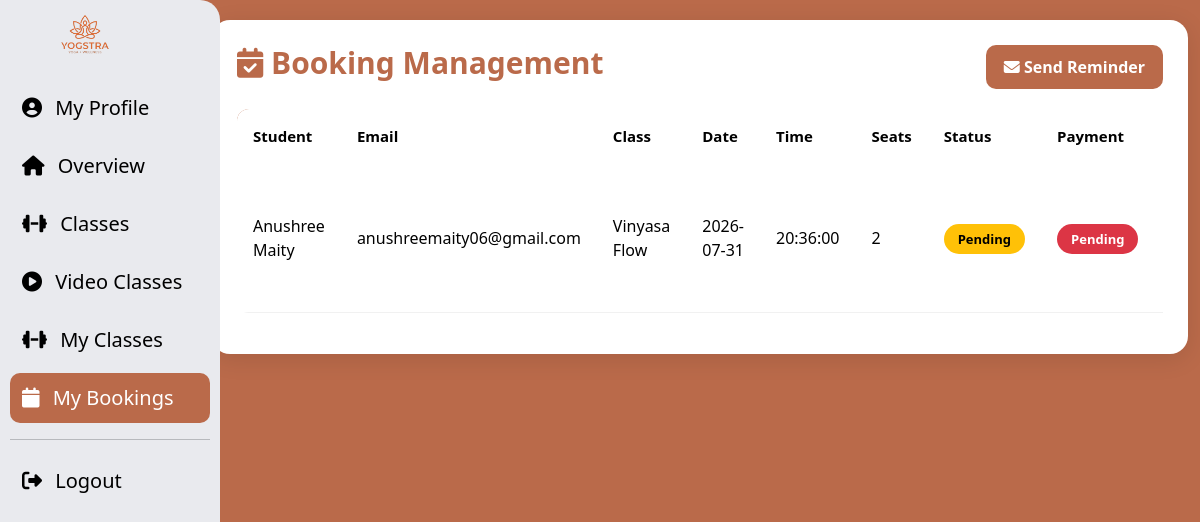
Page /user_panel/mybooking_user.php on the committed database.
### tables this page shows
CREATE TABLE `booking` (
  `id` int(255) NOT NULL,
  `user_id` int(100) NOT NULL,
  `class_id` int(100) NOT NULL,
  `date` date NOT NULL,
  `time` time NOT NULL,
  `seats` int(10) NOT NULL,
  `status` varchar(50) NOT NULL,
  `payment_status` varchar(50) NOT NULL,
  `total_price` int(11) NOT NULL
);

CREATE TABLE `users` (
  `id` int(30) NOT NULL,
  `name` varchar(255) NOT NULL,
  `email` varchar(255) NOT NULL,
  `password` varchar(255) NOT NULL,
  `gender` varchar(255) NOT NULL,
  `role` varchar(20) NOT NULL,
  `qualification` varchar(255) NOT NULL,
  `ph_no` varchar(15) NOT NULL,
  `address` varchar(255) NOT NULL,
  `image` varchar(255) NOT NULL,
  `otp` int(11) DEFAULT NULL,
  `is_verified` tinyint(1) DEFAULT 0
);

CREATE TABLE `classes` (
  `id` int(11) NOT NULL,
  `name` varchar(100) NOT NULL,
  `instructor` varchar(100) NOT NULL,
  `level` varchar(50) NOT NULL,
  `duration` int(11) NOT NULL,
  `price` decimal(10,2) NOT NULL,
  `schedule_date` date NOT NULL,
  `start_time` time DEFAULT NULL,
  `end_time` time DEFAULT NULL,
  `description` text NOT NULL,
  `benefits` text DEFAULT NULL,
  `status` varchar(50) NOT NULL DEFAULT 'Active',
  `created_by` int(11) DEFAULT NULL
);

### admin/booking_function.php (called while the page is built, shortened)
<?php
global $conn;
function all_details($table){
    global $conn;
    if($table == 'booking'){
        $sql = "SELECT booking.*, users.name, users.email, classes.name AS class_name FROM booking
        JOIN users ON booking.user_id = users.id
        JOIN classes ON booking.class_id = classes.id
        ORDER BY booking.id DESC";
    }else{
        $sql = "SELECT * FROM {$table} ORDER BY id DESC";
    }
    $run = mysqli_query($conn,$sql);
    if($run){
        if(mysqli_num_rows($run) > 0){
            return mysqli_fetch_all($run,MYSQLI_ASSOC);
        }else{
            return false;
        }
    }else{
        return false;
    }
}
?>

### user_panel/mybooking_user.php (the view, shortened to what this page needs)
<?php
include('../admin/booking_function.php');
?>
<!DOCTYPE html>
<html lang="en">
<head>
  <link rel="stylesheet" href="../assets/bootstrap/css/bootstrap.min.css">
  <link rel="stylesheet" href="https://cdnjs.cloudflare.com/ajax/libs/font-awesome/6.5.1/css/all.min.css" />
</head>
<body style="background-color:#ba6a4a;">
  <div class="container-fluid">
    <div class="row">
      <div class="col-md-2 " >
        <?php include('sidebar.php'); ?>
      </div>
      <div class="col-md-10">
        <div class="main-box">
          <div class="d-flex justify-content-between align-items-center flex-wrap">
            <h2 class="page-title">
              <i class="fa fa-calendar-check"></i> Booking Management
            </h2>
            <button class="reminder-btn">
              <i class="fa fa-envelope"></i> Send Reminder
            </button>
          </div>
          <?php $data = all_details('booking'); ?>
          <div class="table-responsive">
            <table class="table table-hover align-middle">
              <thead>
                <tr>
                  <th>Student</th>
                  <th>Email</th>
                  <th>Class</th>
                  <th>Date</th>
                  <th>Time</th>
                  <th>Seats</th>
                  <th>Status</th>
                  <th>Payment</th>
                  <th width="220">Action</th>
                </tr>
              </thead>
              <tbody>
                <?php if (!empty($data)) {
                  foreach ($data as $row) { ?>
                    <tr>
                      <td><?php echo $row['name']; ?></td>
                      <td><?php echo $row['email']; ?></td>
                      <td><?php echo $row['class_name']; ?></td>
                      <td><?php echo $row['date']; ?></td>
                      <td><?php echo $row['time']; ?></td>
                      <td><?php echo $row['seats']; ?></td>
                      <td>
                        <?php
                        if ($row['status'] == 'Confirmed') {
                          echo "<span class='status-confirmed'>Confirmed</span>";
                        } else {
                          echo "<span class='status-pending'>Pending</span>";
                        }
                        ?>
                      </td>
                      <td>
                        <?php
                        if ($row['payment_status'] == 'Paid') {
                          echo "<span class='payment-paid'>Paid</span>";
                        } else {
                          echo "<span class='payment-pending'>Pending</span>";
                        }
                        ?>
                      </td>
                      <td>
                      </td>
                    </tr>
                <?php }
                } ?>
              </tbody>
            </table>
          </div>
        </div>
      </div>
    </div>
  </div>
</body>
</html>

### user_panel/mybooking_user.php (style rules this page uses)
.main-box { background: white; border-radius: 18px; padding: 25px; box-shadow: 0 5px 25px rgba(0, 0, 0, 0.1); margin-top: 20px; }
.page-title { font-size: 30px; font-weight: bold; color: #ba6a4a; }
.reminder-btn { background: #ba6a4a; color: white; border: none; padding: 10px 18px; border-radius: 10px; transition: 0.3s; text-decoration: none; font-weight: 600; }
.table { margin-top: 20px; overflow: hidden; border-radius: 12px; }
.table thead { background: #ba6a4a; color: white; }
.table thead th { padding: 16px; border: none; font-size: 15px; }
.table tbody td { padding: 16px; vertical-align: middle; border-bottom: 1px solid #f1f1f1; }
.table tbody tr { transition: 0.3s; }
.status-pending { background: #ffc107; color: black; padding: 6px 14px; border-radius: 20px; font-size: 13px; font-weight: 600; }
.payment-pending { background: #dc3545; color: white; padding: 6px 14px; border-radius: 20px; font-size: 13px; font-weight: 600; }

### rows in the picture
booking: user.name "Anushree Maity", user.email "anushreemaity06@gmail.com", class.name "Vinyasa Flow", date "2026-07-31", time "20:36:00", seats "2", status "Pending", payment_status "Pending"
